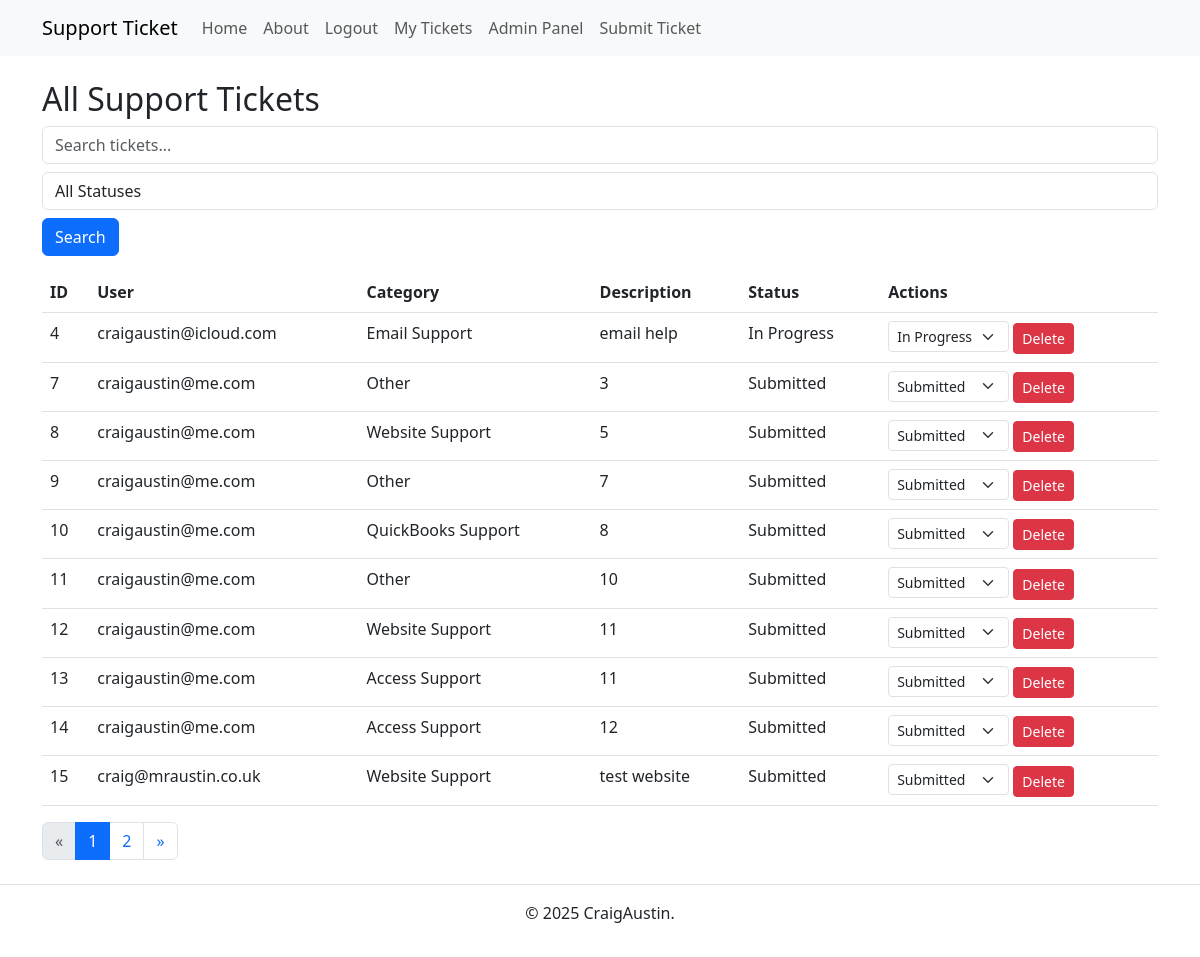
/admin/tickets (signed in), run on the app's committed database.
### app.py (models this page shows, shortened)
class Ticket(db.Model):
    id = db.Column(db.Integer, primary_key=True)
    user_id = db.Column(db.Integer, db.ForeignKey('user.id'), nullable=False)
    category = db.Column(db.String(100), nullable=False)
    description = db.Column(db.Text, nullable=False)
    status = db.Column(db.String(20), default='Submitted')
    user = db.relationship('User', backref=db.backref('tickets', lazy=True))

class User(db.Model, UserMixin):
    id = db.Column(db.Integer, primary_key=True)
    email = db.Column(db.String(150), unique=True, nullable=False)
    password_hash = db.Column(db.String(256), nullable=False)
    is_admin = db.Column(db.Boolean, default=False)

### app.py (the view)
@app.route('/admin/tickets', methods=['GET'])
@login_required
def admin_tickets():
    if not current_user.is_admin:
        flash("Access Denied: Admins only.", "danger")
        return redirect(url_for('index'))
    search_query = request.args.get('search', '')
    status_filter = request.args.get('status_filter', '')
    tickets_query = Ticket.query
    if search_query:
        tickets_query = tickets_query.filter(
            Ticket.category.ilike(f"%{search_query}%") |
            Ticket.description.ilike(f"%{search_query}%")
        )
    if status_filter:
        tickets_query = tickets_query.filter_by(status=status_filter)
    page, per_page, offset = get_page_args(page_parameter='page', per_page_parameter='per_page')
    per_page = 10
    total = tickets_query.count()
    tickets = tickets_query.offset(offset).limit(per_page).all()
    pagination = Pagination(page=page, per_page=per_page, total=total, css_framework='bootstrap4')
    return render_template('admin_tickets.html', tickets=tickets, pagination=pagination)

### app.py (called while the page is built)
@login_manager.user_loader
def load_user(user_id):
    return User.query.get(int(user_id))

### templates/admin_tickets.html (shortened to what this page needs)
{% extends 'base.html' %}
{% block content %}
<h2>All Support Tickets</h2>
{% if tickets %}
<form method="GET" action="{{ url_for('admin_tickets') }}" class="mb-3">
    <input type="text" name="search" placeholder="Search tickets..." class="form-control"
        value="{{ request.args.get('search', '') }}">
    <select name="status_filter" class="form-control mt-2">
        <option value="">All Statuses</option>
    </select>
    <button type="submit" class="btn btn-primary mt-2">Search</button>
</form>
<table class="table">
    <thead>
        <tr>
            <th>ID</th>
            <th>User</th>
            <th>Category</th>
            <th>Description</th>
            <th>Status</th>
            <th>Actions</th>
        </tr>
    </thead>
    <tbody>
        {% for ticket in tickets %}
        <tr>
            <td>{{ ticket.id }}</td>
            <td>{{ ticket.user.email }}</td>
            <td>{{ ticket.category }}</td>
            <td>{{ ticket.description }}</td>
            <td>{{ ticket.status }}</td>
            <td>
                {% if current_user.is_admin %}
                <form action="{{ url_for('update_status', ticket_id=ticket.id) }}" method="POST" class="d-inline">
                    <select name="status" onchange="this.form.submit()"
                        class="form-select form-select-sm w-auto d-inline">
                        <option value="Submitted" {% if ticket.status=="Submitted" %}selected{% endif %}>Submitted
                        </option>
                        <option value="In Progress" {% if ticket.status=="In Progress" %}selected{% endif %}>In Progress
                        </option>
                    </select>
                </form>
                <form action="{{ url_for('delete_ticket', ticket_id=ticket.id) }}" method="POST" style="display:inline;"
                    onsubmit="return confirm('Are you sure you want to delete this ticket?');">
                    <button type="submit" class="btn btn-danger btn-sm">Delete</button>
                </form>
                {% endif %}
            </td>
        </tr>
        {% endfor %}
    </tbody>
</table>
<div class="pagination-container">
    {{ pagination.links }}
</div>
{% else %}
<p>No support tickets found.</p>
{% endif %}
{% endblock %}

### static/styles.css (style rules this page uses)
*, *::before, *::after { box-sizing: border-box; }
* { margin: 0; }
body { line-height: 1.5; -webkit-font-smoothing: antialiased; }
input, button, textarea, select { font: inherit; }
p, h1, h2, h3, h4, h5, h6 { overflow-wrap: break-word; }
h1, h2, h3, h4, h5, h6 { text-wrap: balance; }

### data on the page
Ticket: id "4", user.email "craigaustin@icloud.com", category "Email Support", description "email help", status "In Progress"
Ticket: id "7", user.email "craigaustin@me.com", category "Other", description "3", status "Submitted"
Ticket: id "8", user.email "craigaustin@me.com", category "Website Support", description "5", status "Submitted"
Ticket: id "9", user.email "craigaustin@me.com", category "Other", description "7", status "Submitted"
Ticket: id "10", user.email "craigaustin@me.com", category "QuickBooks Support", description "8", status "Submitted"
Ticket: id "11", user.email "craigaustin@me.com", category "Other", description "10", status "Submitted"
Ticket: id "12", user.email "craigaustin@me.com", category "Website Support", description "11", status "Submitted"
Ticket: id "13", user.email "craigaustin@me.com", category "Access Support", description "11", status "Submitted"
Ticket: id "14", user.email "craigaustin@me.com", category "Access Support", description "12", status "Submitted"
Ticket: id "15", user.email "craig@mraustin.co.uk", category "Website Support", description "test website", status "Submitted"

### other printed values
{{ pagination.links }} "« 1 2 »"
